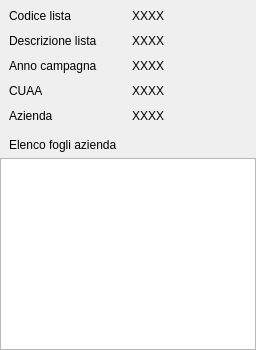
          <widget class="QWidget" name="ElencoFogliAzienda">
           <property name="servizioAgri" stdset="0">
            <string>ElencoFogliAzienda</string>
           </property>
           <layout class="QVBoxLayout" name="verticalLayout_8">
            <property name="spacing">
             <number>0</number>
            </property>
            <property name="leftMargin">
             <number>0</number>
            </property>
            <property name="topMargin">
             <number>0</number>
            </property>
            <property name="rightMargin">
             <number>0</number>
            </property>
            <property name="bottomMargin">
             <number>0</number>
            </property>
            <item>
             <widget class="QFrame" name="frame_3">
              <property name="styleSheet">
               <string notr="true">min-width: 7em;</string>
              </property>
              <property name="frameShape">
               <enum>QFrame::NoFrame</enum>
              </property>
              <property name="frameShadow">
               <enum>QFrame::Plain</enum>
              </property>
              <property name="class" stdset="0">
               <string>serviceFilter</string>
              </property>
              <layout class="QVBoxLayout" name="verticalLayout_7">
               <property name="spacing">
                <number>11</number>
               </property>
               <item>
                <layout class="QHBoxLayout" name="horizontalLayout_3">
                 <property name="topMargin">
                  <number>0</number>
                 </property>
                 <item>
                  <widget class="QLabel" name="lblListaIdFg">
                   <property name="sizePolicy">
                    <sizepolicy hsizetype="Preferred" vsizetype="Preferred">
                     <horstretch>0</horstretch>
                     <verstretch>0</verstretch>
                    </sizepolicy>
                   </property>
                   <property name="minimumSize">
                    <size>
                     <width>112</width>
                     <height>0</height>
                    </size>
                   </property>
                   <property name="text">
                    <string>Codice lista</string>
                   </property>
                   <property name="wordWrap">
                    <bool>true</bool>
                   </property>
                   <property name="class" stdset="0">
                    <string>boldText</string>
                   </property>
                  </widget>
                 </item>
                 <item>
                  <widget class="QLabel" name="lblListaIdValueFg">
                   <property name="sizePolicy">
                    <sizepolicy hsizetype="Expanding" vsizetype="Preferred">
                     <horstretch>0</horstretch>
                     <verstretch>0</verstretch>
                    </sizepolicy>
                   </property>
                   <property name="text">
                    <string>XXXX</string>
                   </property>
                   <property name="wordWrap">
                    <bool>true</bool>
                   </property>
                  </widget>
                 </item>
                </layout>
               </item>
               <item>
                <layout class="QHBoxLayout" name="horizontalLayout_16">
                 <property name="topMargin">
                  <number>0</number>
                 </property>
                 <item>
                  <widget class="QLabel" name="lblListaDescFg">
                   <property name="sizePolicy">
                    <sizepolicy hsizetype="Preferred" vsizetype="Preferred">
                     <horstretch>0</horstretch>
                     <verstretch>0</verstretch>
                    </sizepolicy>
                   </property>
                   <property name="minimumSize">
                    <size>
                     <width>112</width>
                     <height>0</height>
                    </size>
                   </property>
                   <property name="text">
                    <string>Descrizione lista</string>
                   </property>
                   <property name="wordWrap">
                    <bool>true</bool>
                   </property>
                   <property name="class" stdset="0">
                    <string>boldText</string>
                   </property>
                  </widget>
                 </item>
                 <item>
                  <widget class="QLabel" name="lblListaDescValueFg">
                   <property name="sizePolicy">
                    <sizepolicy hsizetype="Expanding" vsizetype="Preferred">
                     <horstretch>0</horstretch>
                     <verstretch>0</verstretch>
                    </sizepolicy>
                   </property>
                   <property name="text">
                    <string>XXXX</string>
                   </property>
                   <property name="wordWrap">
                    <bool>true</bool>
                   </property>
                  </widget>
                 </item>
                </layout>
               </item>
               <item>
                <layout class="QHBoxLayout" name="horizontalLayout_17">
                 <property name="topMargin">
                  <number>0</number>
                 </property>
                 <item>
                  <widget class="QLabel" name="lblAnnoFg">
                   <property name="sizePolicy">
                    <sizepolicy hsizetype="Preferred" vsizetype="Preferred">
                     <horstretch>0</horstretch>
                     <verstretch>0</verstretch>
                    </sizepolicy>
                   </property>
                   <property name="minimumSize">
                    <size>
                     <width>112</width>
                     <height>0</height>
                    </size>
                   </property>
                   <property name="text">
                    <string>Anno campagna</string>
                   </property>
                   <property name="wordWrap">
                    <bool>true</bool>
                   </property>
                   <property name="class" stdset="0">
                    <string>boldText</string>
                   </property>
                  </widget>
                 </item>
                 <item>
                  <widget class="QLabel" name="lblAnnoValueFg">
                   <property name="sizePolicy">
                    <sizepolicy hsizetype="Expanding" vsizetype="Preferred">
                     <horstretch>0</horstretch>
                     <verstretch>0</verstretch>
                    </sizepolicy>
                   </property>
                   <property name="text">
                    <string>XXXX</string>
                   </property>
                   <property name="wordWrap">
                    <bool>true</bool>
                   </property>
                  </widget>
                 </item>
                </layout>
               </item>
               <item>
                <layout class="QHBoxLayout" name="horizontalLayout_18">
                 <property name="topMargin">
                  <number>0</number>
                 </property>
                 <item>
                  <widget class="QLabel" name="lblCuaaIdFg">
                   <property name="sizePolicy">
                    <sizepolicy hsizetype="Preferred" vsizetype="Preferred">
                     <horstretch>0</horstretch>
                     <verstretch>0</verstretch>
                    </sizepolicy>
                   </property>
                   <property name="minimumSize">
                    <size>
                     <width>112</width>
                     <height>0</height>
                    </size>
                   </property>
                   <property name="text">
                    <string>CUAA</string>
                   </property>
                   <property name="wordWrap">
                    <bool>true</bool>
                   </property>
                   <property name="class" stdset="0">
                    <string>boldText</string>
                   </property>
                  </widget>
                 </item>
                 <item>
                  <widget class="QLabel" name="lblCuaaIdValueFg">
                   <property name="sizePolicy">
                    <sizepolicy hsizetype="Expanding" vsizetype="Preferred">
                     <horstretch>0</horstretch>
                     <verstretch>0</verstretch>
                    </sizepolicy>
                   </property>
                   <property name="text">
                    <string>XXXX</string>
                   </property>
                   <property name="wordWrap">
                    <bool>true</bool>
                   </property>
                  </widget>
                 </item>
                </layout>
               </item>
               <item>
                <layout class="QHBoxLayout" name="horizontalLayout_19">
                 <property name="topMargin">
                  <number>0</number>
                 </property>
                 <item>
                  <widget class="QLabel" name="lblCuaaDescFg">
                   <property name="sizePolicy">
                    <sizepolicy hsizetype="Preferred" vsizetype="Preferred">
                     <horstretch>0</horstretch>
                     <verstretch>0</verstretch>
                    </sizepolicy>
                   </property>
                   <property name="minimumSize">
                    <size>
                     <width>112</width>
                     <height>0</height>
                    </size>
                   </property>
                   <property name="text">
                    <string>Azienda</string>
                   </property>
                   <property name="wordWrap">
                    <bool>true</bool>
                   </property>
                   <property name="class" stdset="0">
                    <string>boldText</string>
                   </property>
                  </widget>
                 </item>
                 <item>
                  <widget class="QLabel" name="lblCuaaDescValueFg">
                   <property name="sizePolicy">
                    <sizepolicy hsizetype="Expanding" vsizetype="Preferred">
                     <horstretch>0</horstretch>
                     <verstretch>0</verstretch>
                    </sizepolicy>
                   </property>
                   <property name="text">
                    <string>XXXX</string>
                   </property>
                   <property name="wordWrap">
                    <bool>true</bool>
                   </property>
                  </widget>
                 </item>
                </layout>
               </item>
              </layout>
             </widget>
            </item>
            <item>
             <widget class="QFrame" name="frame">
              <property name="styleSheet">
               <string notr="true"/>
              </property>
              <property name="frameShape">
               <enum>QFrame::NoFrame</enum>
              </property>
              <property name="class" stdset="0">
               <string>serviceTitle</string>
              </property>
              <layout class="QHBoxLayout" name="horizontalLayout_14">
               <property name="topMargin">
                <number>6</number>
               </property>
               <property name="bottomMargin">
                <number>6</number>
               </property>
               <item>
                <widget class="QLabel" name="label">
                 <property name="text">
                  <string>Elenco fogli azienda</string>
                 </property>
                 <property name="class" stdset="0">
                  <string>boldText</string>
                 </property>
                </widget>
               </item>
              </layout>
             </widget>
            </item>
            <item>
             <widget class="QTableView" name="grid_ElencoFogliAzienda">
              <property name="contextMenuPolicy">
               <enum>Qt::CustomContextMenu</enum>
              </property>
              <property name="selectionMode">
               <enum>QAbstractItemView::SingleSelection</enum>
              </property>
              <property name="selectionBehavior">
               <enum>QAbstractItemView::SelectRows</enum>
              </property>
              <property name="sortingEnabled">
               <bool>true</bool>
              </property>
              <property name="servizioAgri" stdset="0">
               <string>ElencoFogliAzienda</string>
              </property>
              <attribute name="horizontalHeaderStretchLastSection">
               <bool>true</bool>
              </attribute>
             </widget>
            </item>
           </layout>
          </widget>
